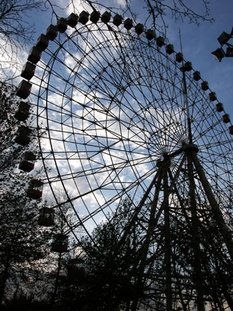
#> input picture hamrah academy/Data/FerrisWheel.jpg, 233 x 311 px, shrunk from 350 x 467 before the run
$ jupyter execute HW2.ipynb
#> lines starting #> are read from the running program, lines starting #| are printed output that depends on the picture
## Libraries

[cell 1]
import cv2
import numpy as np
import matplotlib.pyplot as plt

## Reading images

[cell 2]
img1 = cv2.imread("Data/FerrisWheel.jpg")
#> img1 is the input picture: shape (311, 233, 3); mean B, G, R 98.1, 88.4, 82.1
img2 = cv2.imread("Data/FlyEye.jpg")
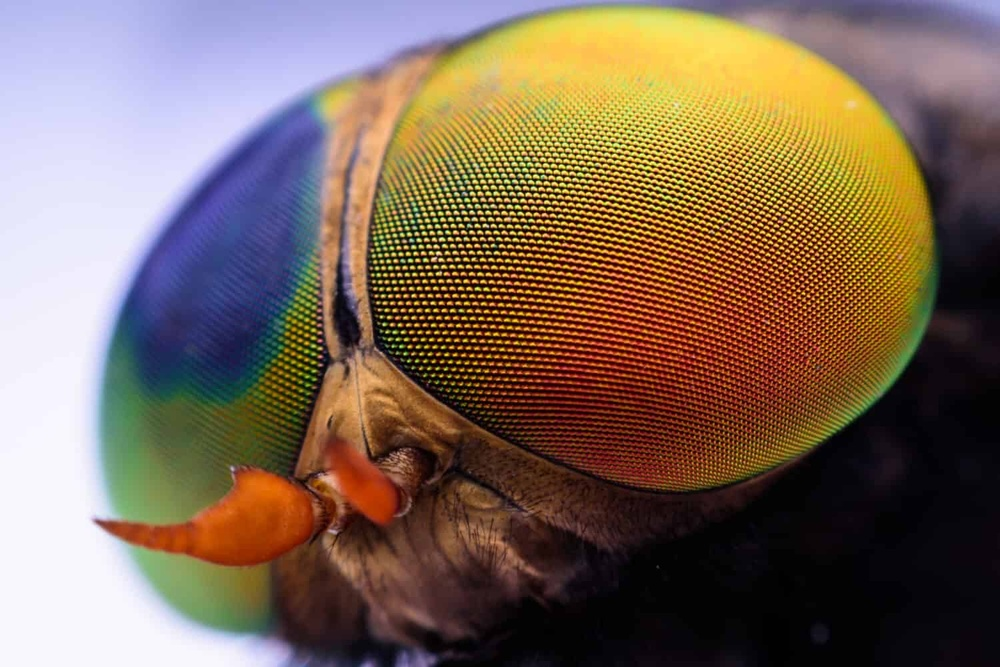
#> input picture hamrah academy/Data/FlyEye.jpg, 1000 x 667 px, shrunk from 1500 x 1001 before the run
#> img2 is the input picture: shape (667, 1000, 3); mean B, G, R 88.4, 104.7, 125
img3 = cv2.imread("Data/Grid.jpg")
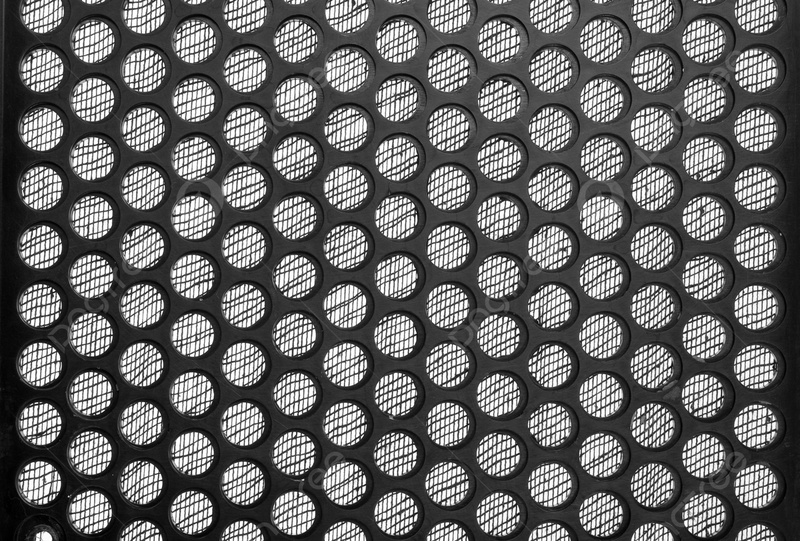
#> input picture hamrah academy/Data/Grid.jpg, 800 x 541 px, shrunk from 1200 x 811 before the run
#> img3 is the input picture: shape (541, 800, 3); min 0, max 255, mean 103.2

## Q0

[cell 3]
plt.figure(figsize = (10, 7))
plt.subplot(131);plt.imshow(img1[...,::-1]);plt.title("image 1")
plt.subplot(132);plt.imshow(img2[...,::-1]);plt.title("image 2")
plt.subplot(133);plt.imshow(img3[...,::-1]);plt.title("image 3")
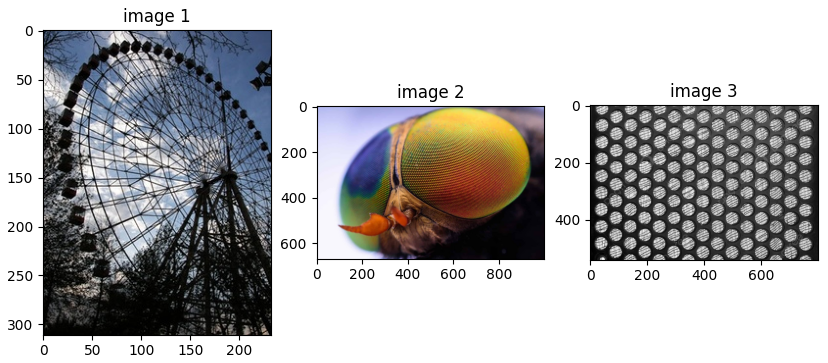
#> figure drawn by matplotlib, 3 panels
